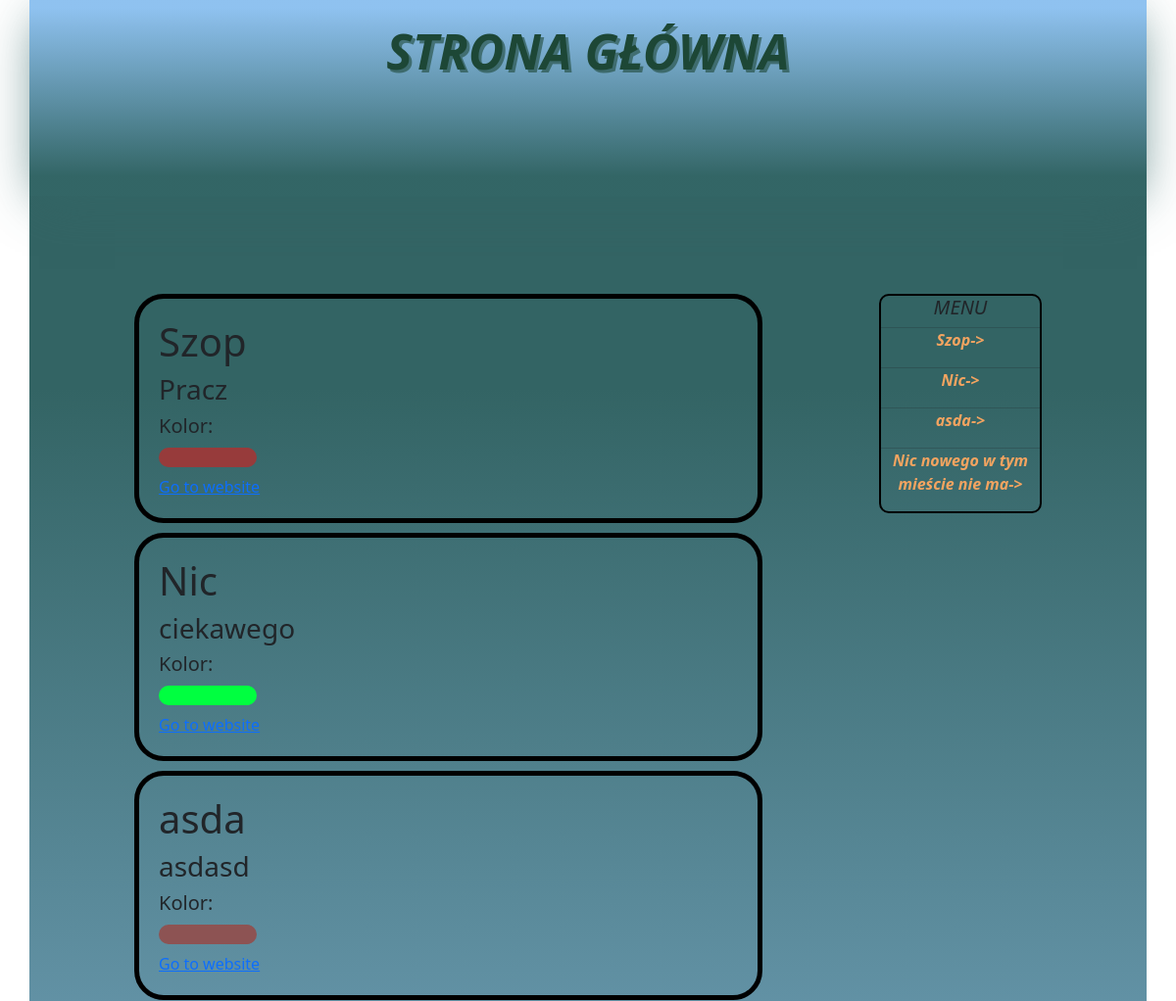
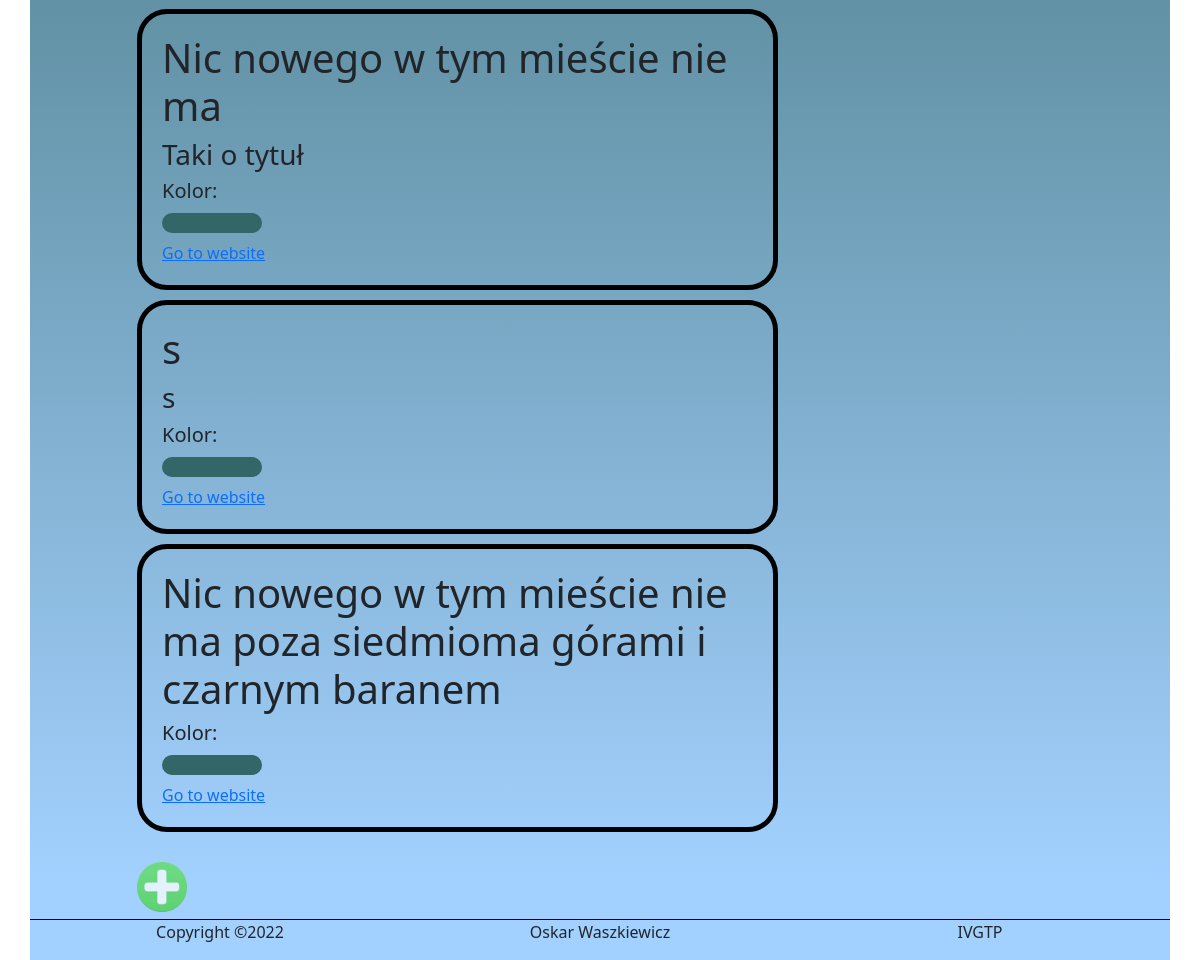
The page / on the database its author committed (2 pictures, top to bottom).
### tables this page shows
CREATE TABLE "Pages" (
	"id"	INTEGER NOT NULL UNIQUE,
	"title"	TEXT NOT NULL,
	"subtitle"	TEXT,
	"content"	TEXT,
	"color"	TEXT,
	PRIMARY KEY("id" AUTOINCREMENT)
);

### index.php (the view, shortened to what this page needs)
<?php
include("./Scripts/php/connectToDb.php");
$query = $db->query("SELECT * FROM `Pages`");
$rows = $query -> fetchAll(PDO::FETCH_ASSOC);
?>
<!DOCTYPE html>
<html lang="pl">
    <head>
        <link rel="stylesheet" href="./Source/HomePageContent/PageCss/style.css">
        <link href="https://cdn.jsdelivr.net/npm/bootstrap@5.3.0-alpha1/dist/css/bootstrap.min.css" rel="stylesheet">
    </head>
    <body>
        <div class="container">
            <div class="row">
                <div class="col-12 banner">
                    <h1 class="title">STRONA GŁÓWNA</h1>
                </div>
            </div>
            <div class="row pb-5">
                <div class="col-7 offset-1">
                    <div class="content">
                        <?php
                            foreach ($rows as $row) {
                                echo '
                                    <div class="page">
                                        <h1 class="pageTitle">
                                            '.$row["title"].'
                                        </h1>
                                        <h3 class="pageSubtitle">
                                            '.$row["subtitle"].'
                                        </h3>
                                        <h5 class="smth">
                                            Kolor:<div style="background-color:'.$row["color"].'" class="displayColor">
                                            </div>
                                        </h5>
                                        <a href="templatePage.php?id='.$row["id"].'">Go to website</a>
                                    </div>
                                ';
                            }
                        ?>
                        <img class="add-button" id="addButton" src="./Source/HomePageContent/PagePhotos/add-icon.png" alt="Add_Button" data-bs-toggle="modal" data-bs-target="#exampleModal"/>
                    </div>
                </div>
                <div class="col-2 offset-1">
                    <div class="menu">
                        <h5>MENU</h5>
                            <?php
                            for($i = 0; $i < 4; $i++) {
                                if(isset($rows[$i]["title"]))
                                    echo '
                                        <hr style="margin: 0">
                                        <p><a href="templatePage.php?id='.$rows[$i]["id"].'" class="menuLink">'.$rows[$i]["title"].'-></a></p>
                                    ';
                            }
                            ?>
                    </div>
                </div>
            </div>
            <div class="row footer">
                <p class="col-4">
                    Copyright &copy;2022
                </p>
                <p class="col-4">
                    Oskar Waszkiewicz
                </p>
                <p class="col-4">
                    IVGTP
                </p>
            </div>
        </div>
    </body>
</html>

### Source/HomePageContent/PageCss/style.css (style rules this page uses)
.container { min-height: 100vh; position: relative; background-image: linear-gradient(rgb(51, 100, 100) 20%, rgba(153, 204, 255, 0.9) 96%); }
.banner { height: 200px; background-image: linear-gradient(rgba(153, 204, 255, 0.9) 4%, rgba(51, 102, 102, 0.8) 90%); box-shadow: 0px 10px 50px -10px rgba(51, 102, 102, 0.8); }
.title { font-weight: bolder; font-style: italic; font-family: 'Segoe UI', Tahoma, Geneva, Verdana, sans-serif; font-size: 50px; text-align: center; margin-top: 2%; color: rgb(29, 71, 54); text-shadow: 3px 3px hsla(156, 42%, 20%, 0.6); }
.content { margin-top: 100px; }
.page { border: black 5px solid; border-radius: 30px; padding: 20px; margin: 10px 0; }
.add-button { height: 50px; width: 50px; margin-top: 20px; opacity: 0.7; }
.menu { min-height: 200px; border: black 2px solid; border-radius: 10px; margin-top: 100px; text-align: center; font-weight: bolder; font-style: italic; }
.menuLink { text-decoration: none; color: sandybrown; }
.footer { text-align: center; border-top: 1px black solid; position: absolute; bottom: 0; width: 100%; }
.displayColor { margin-top: 10px; border-radius: 40px; width: 100px; height: 20px; text-align: center; }

### rows shown on the page
pages: title "Szop", subtitle "Pracz"
pages: title "Nic", subtitle "ciekawego"
pages: title "asda", subtitle "asdasd"
pages: title "Nic nowego w tym mieście nie ma", subtitle "Taki o tytuł"
pages: title "s", subtitle "s"
pages: title "Nic nowego w tym mieście nie ma poza siedmioma górami i czarnym baranem"
